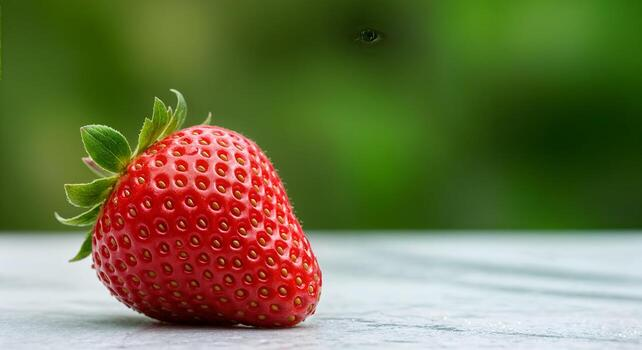
#> input picture CV-lab/input.jpg, 642 x 350 px
$ python ex24.py
#> lines starting #> are read from the running program, lines starting #| are printed output that depends on the picture
### CV-lab/cv_lab_common.py
"""Small helpers shared by the numbered OpenCV lab experiments."""

from pathlib import Path

import cv2


LAB_DIR = Path(__file__).resolve().parent


def image_path(filename: str = "input.jpg") -> Path:
    return LAB_DIR / filename


def read_image(filename: str = "input.jpg", flags: int = cv2.IMREAD_COLOR):
#> called with filename = 'input.jpg', flags = 1
    path = image_path(filename)
    image = cv2.imread(str(path), flags)
#> image is the input picture: shape (350, 642, 3); mean B, G, R 73.5, 116.1, 112.3
    if image is None:
        raise FileNotFoundError(f"Could not read image: {path}")
    return image


# [7 lines left out: function read_video, not called in this run]


def show_images(*named_images):
    """Show resizable, screen-sized image windows and wait for a key press."""
    if not named_images:
        return

    max_width = 800
    max_height = 650
    for title, image in named_images:
        height, width = image.shape[:2]
        scale = min(1, max_width / width, max_height / height)
        window_width = max(1, round(width * scale))
        window_height = max(1, round(height * scale))

        cv2.namedWindow(title, cv2.WINDOW_NORMAL)
        cv2.imshow(title, image)
        cv2.resizeWindow(title, window_width, window_height)
    cv2.waitKey(0)
    cv2.destroyAllWindows()

### CV-lab/ex24.py
"""Morphological black-hat: closing minus the image."""

import cv2

from cv_lab_common import read_image, show_images


def black_hat(image, kernel_size=15):
#> called with kernel_size = 15
    gray = cv2.cvtColor(image, cv2.COLOR_BGR2GRAY)
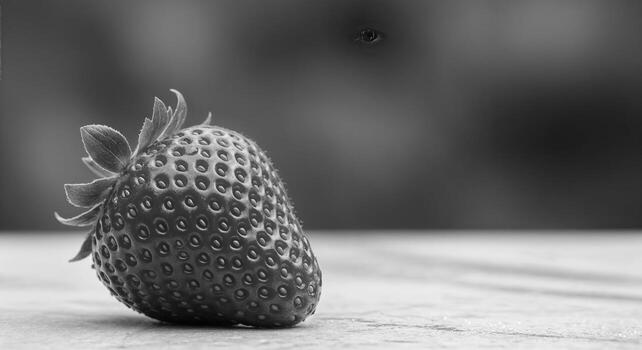
#> gray: shape (350, 642); min 4, max 252, mean 110.1
    kernel = cv2.getStructuringElement(cv2.MORPH_RECT, (kernel_size, kernel_size))
    return cv2.morphologyEx(gray, cv2.MORPH_BLACKHAT, kernel)
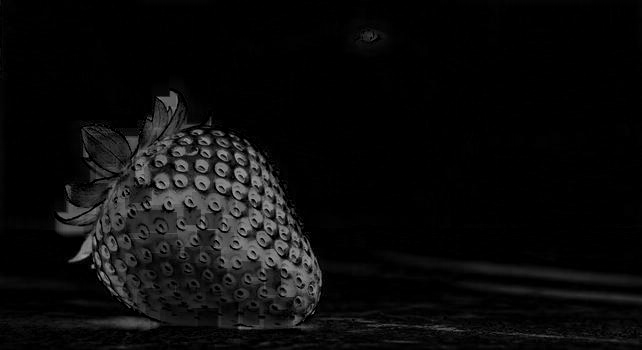
#> returned value: shape (350, 642); min 0, max 163, mean 11.8


if __name__ == "__main__":
    image = read_image()
    show_images(("Original", image), ("Black hat", black_hat(image)))
#> in show_images, `max_width = 800`: max_width = 800
#> the loop in show_images, `for title, image in named_images:` made 2 passes
#> (scale, window_width, window_height) on passes 1 to 2: (1, 642, 350), (1, 642, 350)
